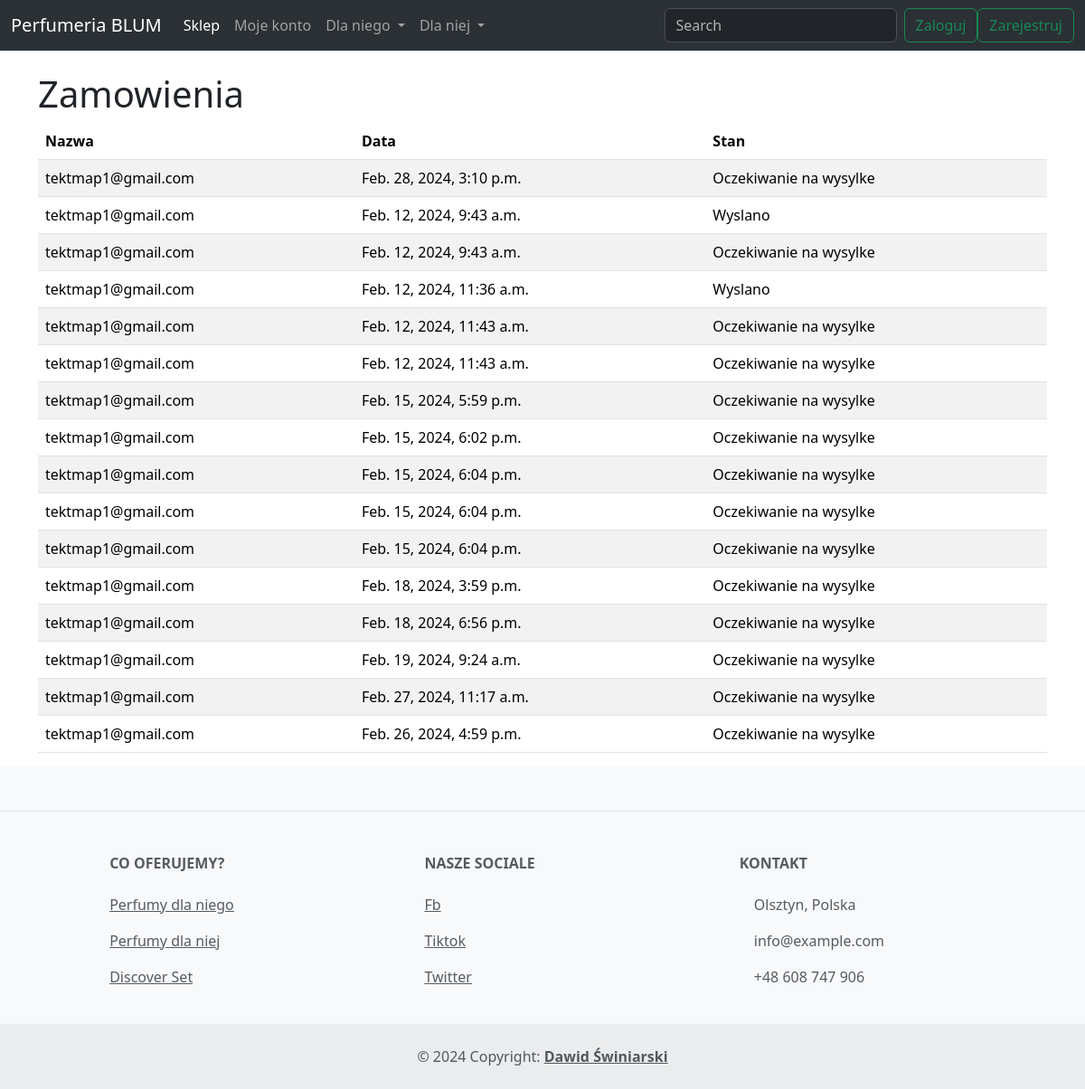
The app's page /my_orders/ (signed in), older data.
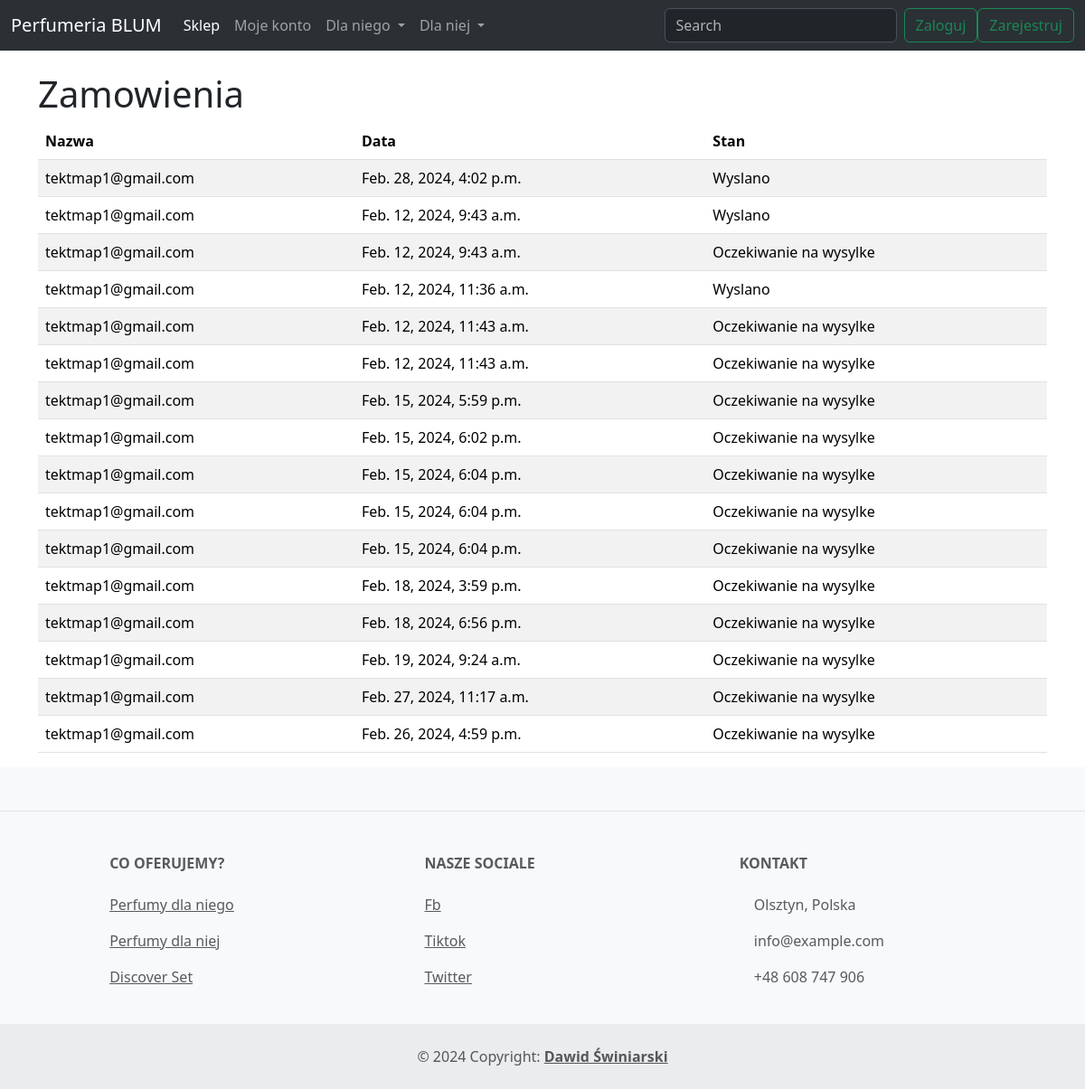
The same page, newer data.
### product/models.py (models this page shows, shortened)
class Card(models.Model):
    user = models.ForeignKey(to=User, on_delete=models.CASCADE, default="", blank=True)
    quantity = models.IntegerField(default=1, blank=True)
    price = models.IntegerField(default=0)
    street = models.CharField(max_length=100, default="", blank=True)
    city = models.CharField(max_length=100, default="", blank=True)
    postal_code = models.CharField(max_length=6, default="", blank=True)
    phone_number = models.CharField(max_length=9, default="", blank=True)
    email = models.EmailField(default="", blank=True)
    first_name = models.CharField(max_length=50, default="", blank=True)
    last_name = models.CharField(max_length=50, default="", blank=True)
    promo_code = models.CharField(max_length=10, default="", blank=True)
    is_order = models.BooleanField(default=False, blank=True)
    date = models.DateTimeField(default=django.utils.timezone.now, blank=True)
    is_shipped = models.BooleanField(default=False)
    is_delivered = models.BooleanField(default=False)

### users/models.py (models this page shows)
class User(AbstractUser):
    address = models.CharField(max_length=50,default="")
    phone_number = models.IntegerField(default=0)
    USERNAME_FIELD = 'email'
    email = models.EmailField( unique=True)  # changes email to unique and blank to false
    REQUIRED_FIELDS = []  # removes email from REQUIRED_FIELDS

### product/views.py (the view)
# urls.py: path('my_orders/',UserOrders.as_view(),name='my_orders'),
class UserOrders(View):
    def get(self, request):
        orders = Card.objects.filter(user=request.user)
        context = {
            'orders': orders
        }
        return render(request, 'product/user_orderview.html', context=context)

### templates/product/user_orderview.html (shortened to what this page needs)
{% extends 'base.html' %}
{% block content %}
    <div class="container">
         <h1 class="mt-4">Zamowienia</h1>
            <div class="row">
                <div class="col-md-12">
                    <table class="table table-striped">
                        <thead>
                            <tr>
                                <th scope="col">Nazwa</th>
                                <th scope="col">Data</th>
                                <th scope="col">Stan</th>
                            </tr>
                        </thead>
                        <tbody>
                            {% for order in orders %}
                                <tr>
                                    <td>{{ order.user.email }}</td>
                                    <td>{{ order.date }}</td>
                                    {% if order.is_shipped %}
                                        <td>Wyslano</td>
                                    {% else %}
                                        <td>Oczekiwanie na wysylke</td>
                                    {% endif %}
                                </tr>
                            {% endfor %}
                        </tbody>
                    </table>
                </div>
        </div>
     </div>
{% endblock %}

### templates/base.html (shortened to what this page needs)
{% load static %}
<!doctype html>
<html lang="pl">
<head>
<link href="https://cdn.jsdelivr.net/npm/bootstrap@5.3.3/dist/css/bootstrap.min.css" rel="stylesheet">
    <link rel="stylesheet" href="https://cdn.jsdelivr.net/npm/bootstrap-icons@1.11.3/font/bootstrap-icons.min.css">
    <link rel="stylesheet" href="{% static 'css/style.css' %}">
    <link rel="stylesheet" href="https://geowidget.inpost.pl/inpost-geowidget.css"/>
</head>
<body>
{% include 'utilities/navbar.html' %}
    {% block content %}
{% endblock %}
{% include 'utilities/footer.html' %}
</body>
</html>

### templates/utilities/navbar.html (shortened to what this page needs)
<nav class="navbar navbar-expand-lg bg-body-tertiary" data-bs-theme="dark">
  <div class="container-fluid">
    <a class="navbar-brand" href="#">Perfumeria BLUM</a>
    <div class="collapse navbar-collapse" id="navbarScroll">
      <ul class="navbar-nav me-auto my-2 my-lg-0 navbar-nav-scroll" style="--bs-scroll-height: 100px;">
        <li class="nav-item">
          <a class="nav-link active" aria-current="page" href="#">Sklep</a>
         </li>
        <li class="nav-item">
          <a class="nav-link" href="#">Moje konto</a>
        </li>
        <li class="nav-item dropdown">
          <a class="nav-link dropdown-toggle" href="#" role="button" data-bs-toggle="dropdown" aria-expanded="false">
            Dla niego
          </a>
        </li>
       <li class="nav-item dropdown">
          <a class="nav-link dropdown-toggle" href="#" role="button" data-bs-toggle="dropdown" aria-expanded="false">
            Dla niej
          </a>
        </li>
      </ul>
      <form class="d-flex" role="search">
        <input class="form-control me-2" type="search" placeholder="Search" aria-label="Search">
        <button class="btn btn-outline-success" type="submit">Zaloguj </button>
           <button class="btn btn-outline-success" type="submit">Zarejestruj </button>
      </form>
    </div>
  </div>
</nav>

### templates/utilities/footer.html (shortened to what this page needs)
<footer class="text-center text-lg-start bg-body-tertiary text-muted">
  <section class="d-flex justify-content-center justify-content-lg-between p-4 border-bottom">
  </section>
  <section class="">
    <div class="container text-center text-md-start mt-5">
      <div class="row mt-3">
        <div class="col-md-2 col-lg-2 col-xl-2 mx-auto mb-4">
          <h6 class="text-uppercase fw-bold mb-4">
            Co oferujemy?
          </h6>
          <p>
            <a href="#!" class="text-reset">Perfumy dla niego</a>
          </p>
          <p>
            <a href="#!" class="text-reset">Perfumy dla niej</a>
          </p>
          <p>
            <a href="#!" class="text-reset">Discover Set</a>
          </p>
        </div>
        <div class="col-md-3 col-lg-2 col-xl-2 mx-auto mb-4">
          <h6 class="text-uppercase fw-bold mb-4">
            Nasze sociale
          </h6>
          <p>
            <a href="#!" class="text-reset">Fb</a>
          </p>
          <p>
            <a href="#!" class="text-reset">Tiktok</a>
          </p>
          <p>
            <a href="#!" class="text-reset">Twitter</a>
          </p>
        </div>
        <div class="col-md-4 col-lg-3 col-xl-3 mx-auto mb-md-0 mb-4">
          <h6 class="text-uppercase fw-bold mb-4">Kontakt</h6>
          <p> Olsztyn, Polska</p>
          <p>
            info@example.com
          </p>
          <p> +48 608 747 906</p>
        </div>
      </div>
    </div>
  </section>
  <div class="text-center p-4" style="background-color: rgba(0, 0, 0, 0.05);">
    © 2024 Copyright:
    <a class="text-reset fw-bold" href="#">Dawid Świniarski</a>
  </div>
</footer>

Row changes from the older to the newer data that the page shows:
changed Card: date "Feb. 28, 2024, 3:10 p.m." → "Feb. 28, 2024, 4:02 p.m."; is_shipped "Oczekiwanie na wysylke" → "Wyslano"
